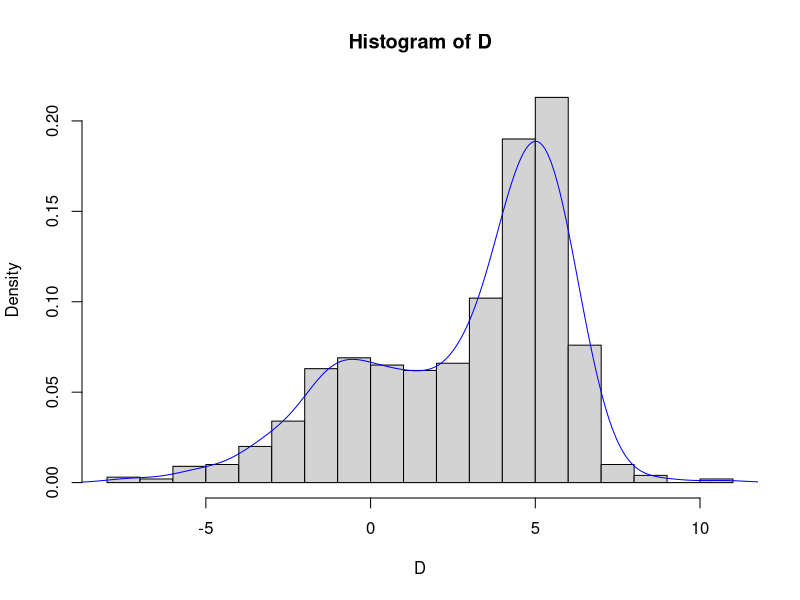

Reproduce this figure in R.
#creating a mixture of two Gaussian populations
D = sample(c(rnorm(500,1, 3), rnorm(500, 5, 1)))
D	#show D

hist(D, prob=TRUE, breaks=20)  #generate a histogram for D
lines(density(D), col="blue")  #density plot superimposed on the histogram

#set initial conditions, key- mai=initial mean of distribution a; mbi = initial mean of distribution b
#va= initial variance of distribution a; vb = initial variance of distribution b
#priora = prior probability of a; priorb = prior probability of b
#The program will have iterations. In each of the iterations, two probabilities will be computed. posterior and prior.
#posterior is the P(value|given the group); prior is the P(group|the value).
#in each iteration for all the values posterior probability of that being in group a or b is calculated.
#Then for every value the probability that it is in group a or b is calculated and these serve as weights to update the group means.
#After many such iterations, the means of a and b stabilize.

#creating a matrices for recording the updated means and variances of two populations a and b after each iteration
meana <- matrix(, nrow=100, ncol=1); meanb <- matrix(, nrow=100, ncol=1)
vara <- matrix(, nrow=100, ncol=1); varb <- matrix(, nrow=100, ncol=1)

#initializing the means and variances
mai <- 10; vai <- 1; mbi <- 2; vbi <- 0.5; meana[1,] <- mai; meanb[1,] <- mbi
vara[1,] <- vai; varb[1,] <- vbi
priora <- 0.5; priorb <- 0.5

# code for updating the means and variances in after each iteration (100 iterations, which can be changed)

for (i in 1:100) {
#posta= P(x|a)
posta <- (exp(-((D-mai)^2)/(2*vai)))/(sqrt(2*pi*vai))
postb <- (exp(-((D-mbi)^2)/(2*vbi)))/(sqrt(2*pi*vbi))

#a= P(a|x)
a <- (posta*priora)/(postb*priorb + posta*priora)
b <- (postb*priorb)/(postb*priorb + posta*priora)

maf <- (sum(D*a))/sum(a)
mbf <- (sum(D*b))/sum(b)

vaf <- (sum(a*(D-maf)^2))/sum(a)
vbf <- (sum(b*(D-mbf)^2))/sum(b)
maf
vaf
mbf
vbf
meana[i+1] <- maf; meanb[i+1] <- mbf; vara[i+1] <- vaf; varb[i+1] <- vbf
mai <- maf; mbi <- mbf; vai <- vaf; vbi <- vbf; priora <- mean(a); priorb <- mean(b)
}
SDA = sqrt(vaf); SDB = sqrt(vbf)

#show results, ie the mean, variance and standard deviation of the two populations A and B
print (paste("mean of population A:", maf))
print (paste("variance of population A:", vaf))
print (paste("standard deviation of population A:", SDA))
print (paste("mean of population B:", mbf))
print (paste("variance of population B:", vbf))
print (paste("standard deviation of population B:", SDB))
